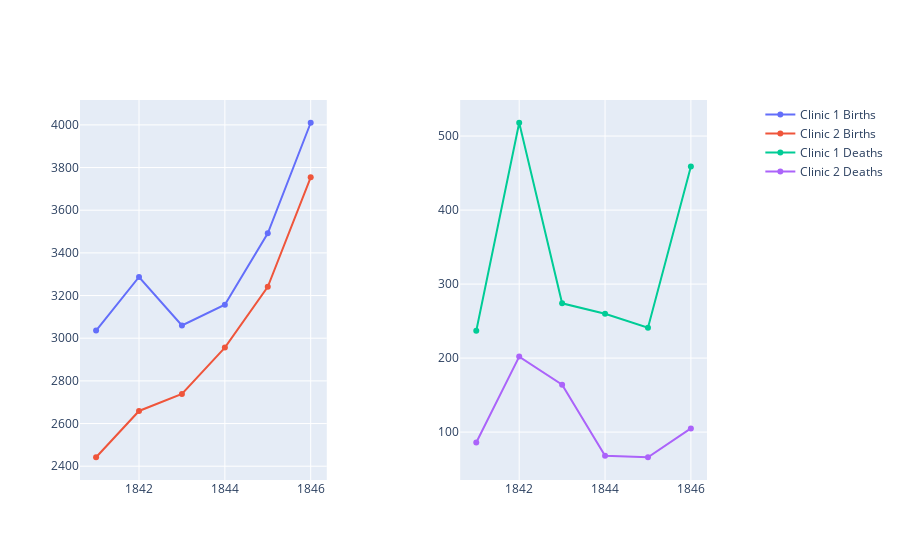

Notebook code cell kept with this figure:
### Markdown cell above
# The Yearly Data Split by Clinic

Now let's look at the annual data instead.

**Challenge**: Use plotly to create line charts of the births and deaths of the two different clinics at the Vienna General Hospital.

-   Which clinic is bigger or more busy judging by the number of births?
-   Has the hospital had more patients over time?
-   What was the highest number of deaths recorded in clinic 1 and clinic 2?

### Code cell
df_yearly.groupby("clinic").births.sum()
df_yearly.value_counts()

clinic_1 = df_yearly[df_yearly.clinic == "clinic 1"]
clinic_2 = df_yearly[df_yearly.clinic == "clinic 2"]


figs = make_subplots(
    rows=1, cols=2, specs=[[{"secondary_y": True}, {"secondary_y": True}]]
)

figs.add_trace(
    go.Line(x=clinic_1.year, y=clinic_1.births, name="Clinic 1 Births"), row=1, col=1
)
figs.add_trace(
    go.Line(x=clinic_2.year, y=clinic_2.births, name="Clinic 2 Births"), row=1, col=1
)
figs.add_trace(
    go.Line(x=clinic_1.year, y=clinic_1.deaths, name="Clinic 1 Deaths"), row=1, col=2
)
figs.add_trace(
    go.Line(x=clinic_2.year, y=clinic_2.deaths, name="Clinic 2 Deaths"), row=1, col=2
)

### Figure 1 — Plotly figure (JSON) as saved in the notebook; plotly's stock layout.template omitted (floating-point values rounded to 4 significant figures)
{"data": [{"name": "Clinic 1 Births", "type": "scatter", "x": [1841, 1842, 1843, 1844, 1845, 1846], "xaxis": "x", "y": [3036, 3287, 3060, 3157, 3492, 4010], "yaxis": "y"}, {"name": "Clinic 2 Births", "type": "scatter", "x": [1841, 1842, 1843, 1844, 1845, 1846], "xaxis": "x", "y": [2442, 2659, 2739, 2956, 3241, 3754], "yaxis": "y"}, {"name": "Clinic 1 Deaths", "type": "scatter", "x": [1841, 1842, 1843, 1844, 1845, 1846], "xaxis": "x2", "y": [237, 518, 274, 260, 241, 459], "yaxis": "y3"}, {"name": "Clinic 2 Deaths", "type": "scatter", "x": [1841, 1842, 1843, 1844, 1845, 1846], "xaxis": "x2", "y": [86, 202, 164, 68, 66, 105], "yaxis": "y3"}], "layout": {"xaxis": {"anchor": "y", "domain": [0, 0.37]}, "xaxis2": {"anchor": "y3", "domain": [0.57, 0.94]}, "yaxis": {"anchor": "x", "domain": [0, 1]}, "yaxis2": {"anchor": "x", "overlaying": "y", "side": "right"}, "yaxis3": {"anchor": "x2", "domain": [0, 1]}, "yaxis4": {"anchor": "x2", "overlaying": "y3", "side": "right"}}}
